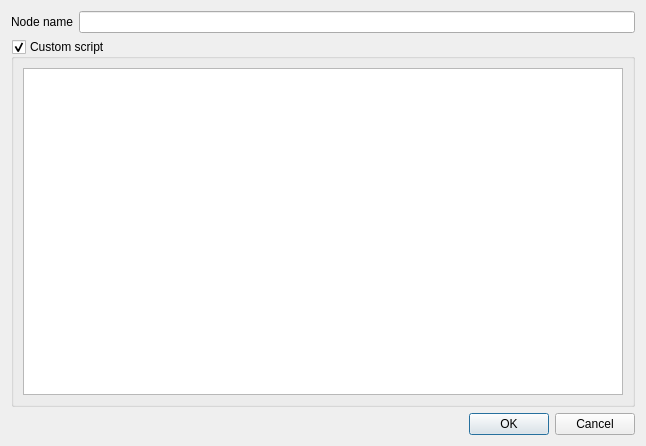
<?xml version="1.0" encoding="UTF-8"?>
<ui version="4.0">
 <class>EditScriptedNodeElementDialog</class>
 <widget class="QDialog" name="EditScriptedNodeElementDialog">
  <property name="windowModality">
   <enum>Qt::WindowModal</enum>
  </property>
  <property name="geometry">
   <rect>
    <x>0</x>
    <y>0</y>
    <width>646</width>
    <height>446</height>
   </rect>
  </property>
  <property name="sizePolicy">
   <sizepolicy hsizetype="Preferred" vsizetype="Fixed">
    <horstretch>0</horstretch>
    <verstretch>0</verstretch>
   </sizepolicy>
  </property>
  <layout class="QVBoxLayout" name="verticalLayout_2">
   <property name="sizeConstraint">
    <enum>QLayout::SetMinAndMaxSize</enum>
   </property>
   <item>
    <layout class="QHBoxLayout" name="horizontalLayout">
     <property name="sizeConstraint">
      <enum>QLayout::SetFixedSize</enum>
     </property>
     <item>
      <widget class="QLabel" name="label">
       <property name="text">
        <string>Node name</string>
       </property>
       <property name="buddy">
        <cstring>nameLineEdit</cstring>
       </property>
      </widget>
     </item>
     <item>
      <widget class="QLineEdit" name="nameLineEdit"/>
     </item>
    </layout>
   </item>
   <item>
    <widget class="QGroupBox" name="customScriptGroupBox">
     <property name="title">
      <string>Custom script</string>
     </property>
     <property name="checkable">
      <bool>true</bool>
     </property>
     <layout class="QVBoxLayout" name="verticalLayout">
      <item>
       <widget class="QPlainTextEdit" name="scriptTextEdit">
        <property name="font">
         <font>
          <family>Courier 10 Pitch</family>
         </font>
        </property>
       </widget>
      </item>
     </layout>
    </widget>
   </item>
   <item>
    <widget class="QDialogButtonBox" name="buttonBox">
     <property name="orientation">
      <enum>Qt::Horizontal</enum>
     </property>
     <property name="standardButtons">
      <set>QDialogButtonBox::Cancel|QDialogButtonBox::Ok</set>
     </property>
    </widget>
   </item>
  </layout>
 </widget>
 <tabstops>
  <tabstop>buttonBox</tabstop>
 </tabstops>
 <resources>
  <include location="../resources/resources.qrc"/>
 </resources>
 <connections>
  <connection>
   <sender>buttonBox</sender>
   <signal>accepted()</signal>
   <receiver>EditScriptedNodeElementDialog</receiver>
   <slot>accept()</slot>
   <hints>
    <hint type="sourcelabel">
     <x>254</x>
     <y>186</y>
    </hint>
    <hint type="destinationlabel">
     <x>157</x>
     <y>274</y>
    </hint>
   </hints>
  </connection>
  <connection>
   <sender>buttonBox</sender>
   <signal>rejected()</signal>
   <receiver>EditScriptedNodeElementDialog</receiver>
   <slot>reject()</slot>
   <hints>
    <hint type="sourcelabel">
     <x>322</x>
     <y>186</y>
    </hint>
    <hint type="destinationlabel">
     <x>286</x>
     <y>274</y>
    </hint>
   </hints>
  </connection>
 </connections>
 <slots>
  <slot>slotAdd()</slot>
  <slot>slotRemove()</slot>
  <slot>slotMoveUp()</slot>
  <slot>slotMoveDown()</slot>
  <slot>slotSelectedRowChanged()</slot>
  <slot>slotEdited()</slot>
 </slots>
</ui>
